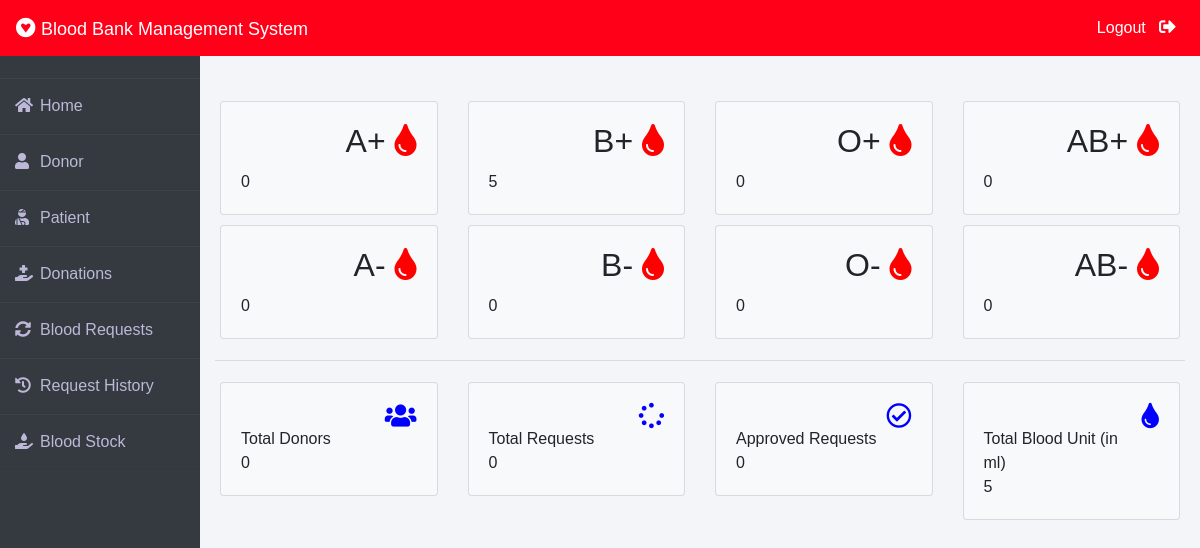
Page /admin-dashboard (signed in) on the committed database.
### blood/models.py (models this page shows, shortened)
class Stock(models.Model):
    bloodgroup=models.CharField(max_length=10)
    unit=models.PositiveIntegerField(default=0)

### blood/views.py (the view)
# urls.py: path('admin-dashboard', views.admin_dashboard_view,name='admin-dashboard'),
@login_required(login_url='adminlogin')
def admin_dashboard_view(request):
    totalunit=models.Stock.objects.aggregate(Sum('unit'))
    dict={
        'A1':models.Stock.objects.get(bloodgroup="A+"),
        'A2':models.Stock.objects.get(bloodgroup="A-"),
        'B1':models.Stock.objects.get(bloodgroup="B+"),
        'B2':models.Stock.objects.get(bloodgroup="B-"),
        'AB1':models.Stock.objects.get(bloodgroup="AB+"),
        'AB2':models.Stock.objects.get(bloodgroup="AB-"),
        'O1':models.Stock.objects.get(bloodgroup="O+"),
        'O2':models.Stock.objects.get(bloodgroup="O-"),
        'totaldonors':dmodels.Donor.objects.all().count(),
        'totalbloodunit':totalunit['unit__sum'],
        'totalrequest':models.BloodRequest.objects.all().count(),
        'totalapprovedrequest':models.BloodRequest.objects.all().filter(status='Approved').count()
    }
    return render(request,'blood/admin_dashboard.html',context=dict)

### templates/blood/admin_dashboard.html
{% extends 'blood/adminbase.html' %}
{% block content %}
<br><br>
<div class="container">
    <div class="row">
        <div class="col-sm-3">
          <div class="card bg-light">
            <div class="card-body">
                <div class="blood">
                    <h2>A+ <i class="fas fa-tint"></i></h2>
                </div><br><br>
                <div>
                    {{A1.unit}}
                </div>
            </div>
          </div>
        </div>
        <div class="col-sm-3">
            <div class="card bg-light">
                <div class="card-body">
                    <div class="blood">
                        <h2>B+ <i class="fas fa-tint"></i></h2>
                    </div><br><br>
                    <div>
                      {{B1.unit}}
                    </div>
                </div>
              </div>
        </div>
        <div class="col-sm-3">
            <div class="card bg-light">
                <div class="card-body">
                    <div class="blood">
                        <h2>O+ <i class="fas fa-tint"></i></h2>
                    </div><br><br>
                    <div>
                      {{O1.unit}}
                    </div>
                </div>
              </div>
          </div>
          <div class="col-sm-3">
            <div class="card bg-light">
                <div class="card-body">
                    <div class="blood">
                        <h2>AB+ <i class="fas fa-tint"></i></h2>
                    </div><br><br>
                    <div>
                      {{AB1.unit}}
                    </div>
                </div>
              </div>
          </div>
      </div>
      <div class="row">
        <div class="col-sm-3">
          <div class="card bg-light">
            <div class="card-body">
                <div class="blood">
                    <h2>A- <i class="fas fa-tint"></i></h2>
                </div><br><br>
                <div>
                  {{A2.unit}}
                </div>
            </div>
          </div>
        </div>
        <div class="col-sm-3">
            <div class="card bg-light">
                <div class="card-body">
                    <div class="blood">
                        <h2>B- <i class="fas fa-tint"></i></h2>
                    </div><br><br>
                    <div>
                      {{B2.unit}}
                    </div>
                </div>
              </div>
        </div>
        <div class="col-sm-3">
            <div class="card bg-light">
                <div class="card-body">
                    <div class="blood">
                        <h2>O- <i class="fas fa-tint"></i></h2>
                    </div><br><br>
                    <div>
                      {{O2.unit}}
                    </div>
                </div>
              </div>
          </div>
          <div class="col-sm-3">
            <div class="card bg-light">
                <div class="card-body">
                    <div class="blood">
                        <h2>AB- <i class="fas fa-tint"></i></h2>
                    </div><br><br>
                    <div>
                      {{AB2.unit}}
                    </div>
                </div>
              </div>
          </div>
      </div>
<hr>
    <div class="row">
      <div class="col-sm-3">
        <div class="card bg-light">
          <div class="card-body">
              <div class="blood">
                  <i class="fas fa-users"></i>
              </div><br>
              <div>
                  Total Donors <br>
                  {{totaldonors}}
              </div>
          </div>
        </div>
      </div>
      <div class="col-sm-3">
          <div class="card bg-light">
              <div class="card-body">
                  <div class="blood">
                      <i class="fas fa-spinner"></i>
                  </div><br>
                  <div>
                      Total Requests <br>
                     {{totalrequest}}
                  </div>
              </div>
            </div>
      </div>
      <div class="col-sm-3">
          <div class="card bg-light">
              <div class="card-body">
                  <div class="blood">
                      <i class="far fa-check-circle"></i>
                  </div><br>
                  <div>
                      Approved Requests <br>
                      {{totalapprovedrequest}}
                  </div>
              </div>
            </div>
        </div>
        <div class="col-sm-3">
          <div class="card bg-light">
              <div class="card-body">
                  <div class="blood">
                      <i class="fas fa-tint xyz"></i>
                  </div><br>
                  <div>
                      Total Blood Unit (in ml) <br>
                      {{totalbloodunit}}
                  </div>
              </div>
            </div>
        </div>
    </div>
</div>
{% endblock content %}

### templates/blood/adminbase.html (shortened to what this page needs)
<!DOCTYPE html>
<html lang="en">
<head>
    <link rel="stylesheet" href="https://maxcdn.bootstrapcdn.com/bootstrap/4.0.0/css/bootstrap.min.css">
    <link rel="stylesheet" href="https://cdnjs.cloudflare.com/ajax/libs/font-awesome/5.14.0/css/all.css">
</head>
<body>
    <nav class="navbar navbar-expand-lg navbar-light fixed-top bg-danger">
        <a style="color:white;" class="navbar-brand" href="/"><i class="fab fa-gratipay"></i>&nbsp;<font face = "Comic sans MS" size ="4">Blood Bank Management System</font></a>
        <div class="navbar-collapse collapse w-100 order-3 dual-collapse2">
            <ul class="navbar-nav ml-auto">
                <li class="nav-item">
                    <a class="nav-link" style="color: white;" href="/logout">Logout &nbsp; <i class="fas fa-sign-out-alt"></i></a>
                </li>
            </ul>
        </div>
      </nav>
<br><br>
<div class="wrapper">
    <div class="sidebar">
        <ul>
            <li><a style="text-decoration:none;" href="/"><i class="fas fa-home"></i>Home</a></li>
            <li><a style="text-decoration:none;" href="/admin-donor"><i class="fas fa-user"></i>Donor</a></li>
            <li><a style="text-decoration:none;" href="/admin-patient"><i class="fas fa-user-injured"></i>Patient</a></li>
            <li><a style="text-decoration:none;" href="/admin-donation"><i class="fas fa-hand-holding-medical"></i>Donations</a></li>
            <li><a style="text-decoration:none;" href="/admin-request"><i class="fas fa-sync-alt"></i>Blood Requests</a></li>
            <li><a style="text-decoration:none;" href="/admin-request-history"><i class="fas fa-history"></i>Request History</a></li>
            <li><a style="text-decoration:none;" href="/admin-blood"><i class="fas fa-hand-holding-water"></i>Blood Stock</a></li>
        </ul>
    </div>
    <div class="main_content">
{% block content %}
{% endblock content %}
    </div>
</div>
</body>
</html>

### templates/blood/adminbase.html (style rules this page uses)
.row { padding: 5px; }
.fa-tint { color: red; }
.blood { float: right; }
.fa-users { color: blue; font-size: 3ex; }
.fa-spinner { color: blue; font-size: 3ex; }
.fa-check-circle { color: blue; font-size: 3ex; }
.xyz { color: blue; font-size: 3ex; }
* { margin: 0; padding: 0; box-sizing: border-box; list-style: none; text-decoration: none; font-family: 'Josefin Sans', sans-serif; }
body { background-color: #f3f5f9; }
.bg-danger { background-color: #ff0018!important; }
.wrapper { display: flex; position: relative; }
.wrapper .sidebar { width: 200px; height: 100%; background: #343a40; padding: 30px 0px; position: fixed; }
.wrapper .sidebar ul li { padding: 15px; border-bottom: 1px solid #bdb8d7; border-bottom: 1px solid rgba(0,0,0,0.05); border-top: 1px solid rgba(255,255,255,0.05); }
.wrapper .sidebar ul li a { color: #bdb8d7; display: block; }
.wrapper .sidebar ul li a .fas { width: 25px; }
.wrapper .main_content { width: 100%; margin-left: 200px; }
.fa-sign-out-alt { color: white; font-size: 2ex; }

### rows in the picture
Stock: unit "0"
Stock: unit "5"
Stock: unit "0"
Stock: unit "0"
Stock: unit "0"
Stock: unit "0"
Stock: unit "0"
Stock: unit "0"

### other values in the picture
{{ totaldonors }} "0"
{{ totalrequest }} "0"
{{ totalapprovedrequest }} "0"
{{ totalbloodunit }} "5"
